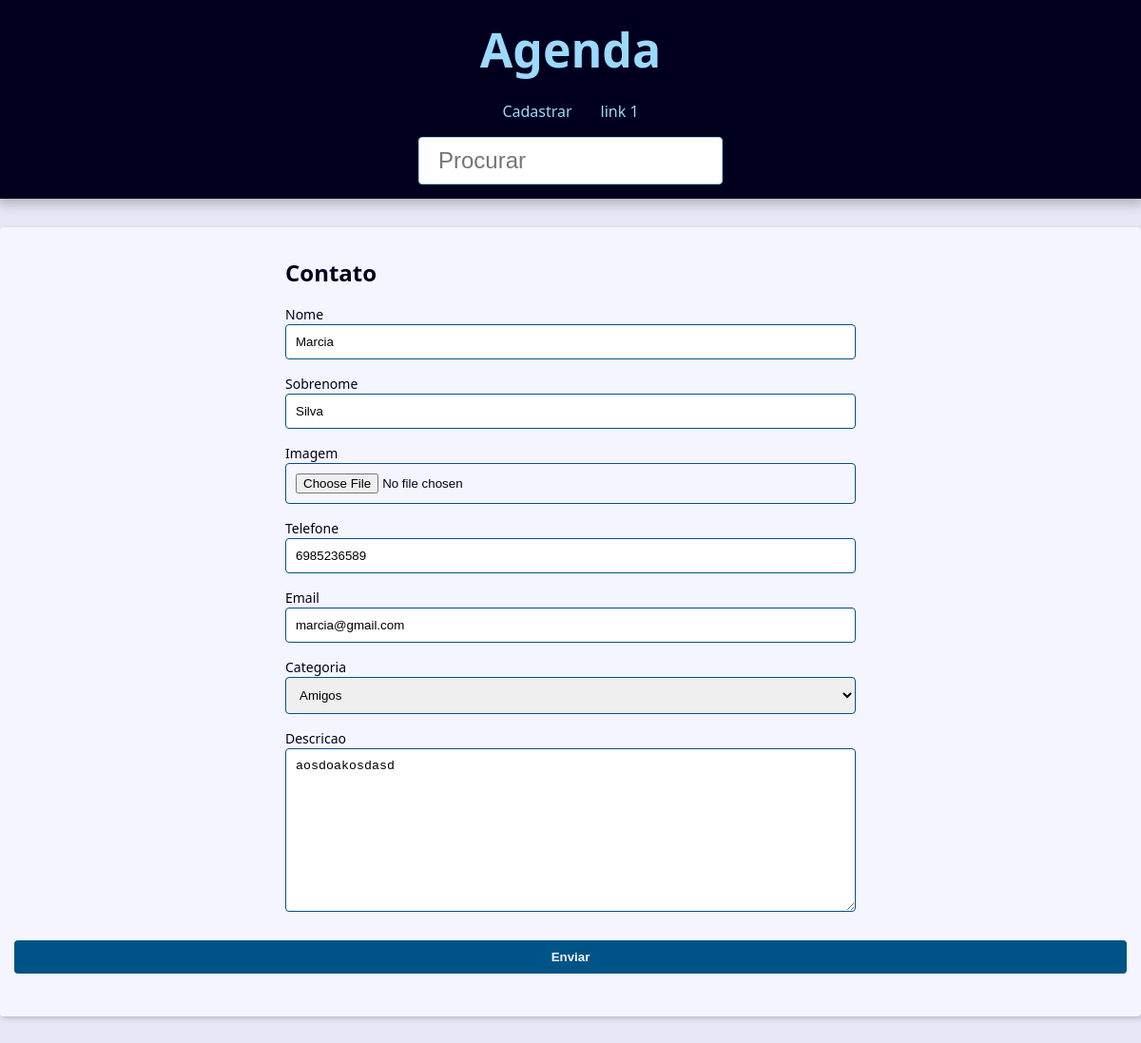
Screenshot of /contato/3016/atualizacao/ with the database file from the repository.
### contato/models.py (models this page shows, shortened)
class Contato(models.Model):
    primeiro_nome = models.CharField(verbose_name='Nome', max_length=100)
    segundo_nome = models.CharField(max_length=150, verbose_name='Sobrenome')
    telefone = models.CharField(max_length=50)
    email = models.EmailField(max_length=256, blank=True)
    data_criacao = models.DateTimeField(default=timezone.now)
    descricao = models.TextField(blank=True)
    visivel = models.BooleanField(default=True)
    imagem = models.ImageField(blank=True, upload_to='imagens/%Y/%m/')
    categoria = models.ForeignKey(Categoria,
                                  on_delete=models.SET_NULL,
                                  blank=True, null=True)
    owner = models.ForeignKey(
        User,
        on_delete=models.SET_NULL,
        blank=True, null=True
    )

### contato/views/contato_formulario.py (the view, shortened to what this page needs)
# urls.py: path('contato/<int:contato_id>/atualizacao/', atualizacao, name="atualizacao"),
def atualizacao(request, contato_id):
    contato = get_object_or_404(Contato, pk=contato_id, visivel=True)
    form_action = reverse('contato:atualizacao', args=(contato_id,))
    contexto = {
        'form': ContatoForm(instance=contato),
        'form_action': form_action,
    }
    return render(request, 'contato/criacao.html', contexto)

### contato/forms.py (shortened to what this page needs)
class ContatoForm(forms.ModelForm):
    imagem = forms.ImageField(
        widget=forms.FileInput(
            attrs = {
                'accept': 'imagem/*',
            }
        )
    )
    class Meta:
        model = Contato
        fields = ('primeiro_nome', 'segundo_nome', 'imagem', 'telefone', 'email', 'categoria', 'descricao')

### contato/models.py (called while the page is built)
    def __str__(self):
        return self.nome

### contato/templates/contato/criacao.html (shortened to what this page needs)
{% extends 'global/base.html' %}
{% block conteudo %}
    <div class="form-wrapper">
        <h2>Contato</h2>
        <form action="{% url 'contato:criacao' %}" method="POST" enctype="multipart/form-data">
                {% for campo in form  %}
                    <div class="form-group">
                    <label for="{{ campo.id_for_label }}"> {{campo.label.capitalize}} </label>
                    {{campo}}
                    </div>
                {% endfor %}
            </div>
            <div class="form-content">
                <div class="form-group">
                <button class="btn" type="submit">Enviar</button>
                </div>
            </div>
{% endblock  %}

### base_static/global/css/style.css (style rules this page uses)
:root { --spacing: 1.5rem; --link-dark-color: rgb(0, 83, 134); --link-light-color: rgb(156, 217, 255); --clr-white: rgb(245, 245, 255); --clr-black: rgb(0, 0, 30); --clr-light-gray: rgb(230, 230, 245); --clr-dark-shadow-5: rgba(0, 0, 10, 5%); --clr-dark-shadow-10: rgba(0, 0, 10, 10%); --clr-dark-shadow-20: rgba(0, 0, 10, 20%); --clr-light-shadow-5: rgba(200, 200, 255, 5%); --clr-light-shadow-10: rgba(200, 200, 255, 10%); --clr-light-shadow-20: rgba(200, 200, 255, 20%); --main-page-width: 120rem; --table-min-width: 60rem; --biggest-font-size: 5rem; --bigger-font-size: 4rem; --big-font-size: 3.2rem; --medium-font-size: 2.4rem; --small-font-size: 1.6rem; --smaller-font-size: 1.4rem; --smallest-font-size: 1.2rem; --transition-fast: 300ms; --transition-medium: 600ms; --transition-slow: 1s; --default-border-radius: 4px; }
*, *::before, *::after { margin: 0; padding: 0; box-sizing: border-box; }
html { font-size: 62.5%; }
body { font-family: system-ui, -apple-system, BlinkMacSystemFont, 'Segoe UI', Roboto, Oxygen, Ubuntu, Cantarell, 'Open Sans', 'Helvetica Neue', sans-serif; line-height: 1.5; font-size: var(--small-font-size); color: var(--clr-black); -webkit-font-smoothing: antialiased; background: var(--clr-light-gray); }
.form-wrapper { max-width: 60rem; margin: var(--spacing) auto; }
.form-content { margin: var(--spacing) 0; }
.form-group { display: flex; flex-direction: column; padding-bottom: var(--spacing); }
.form-group input, .form-group textarea, .form-group select { padding: 1rem; border-radius: var(--default-border-radius); border: 1px solid var(--link-dark-color); }
.form-group label { font-size: var(--smaller-font-size); }
.btn { background-color: var(--link-dark-color); color: var(--clr-white); font-weight: bold; border: none; padding: 1rem 2rem; border-radius: var(--default-border-radius); cursor: pointer; transition: filter var(--transition-fast) ease-in-out; }

### rows the page displays
Contato: form "Marcia" "Silva" "6985236589" "marcia@gmail.com" "Amigos" "aosdoakosdasd"

### other values shown
{{ campo.label.capitalize }} "Nome" "Sobrenome" "Imagem" "Telefone" "Email" "Categoria" "Descricao"
